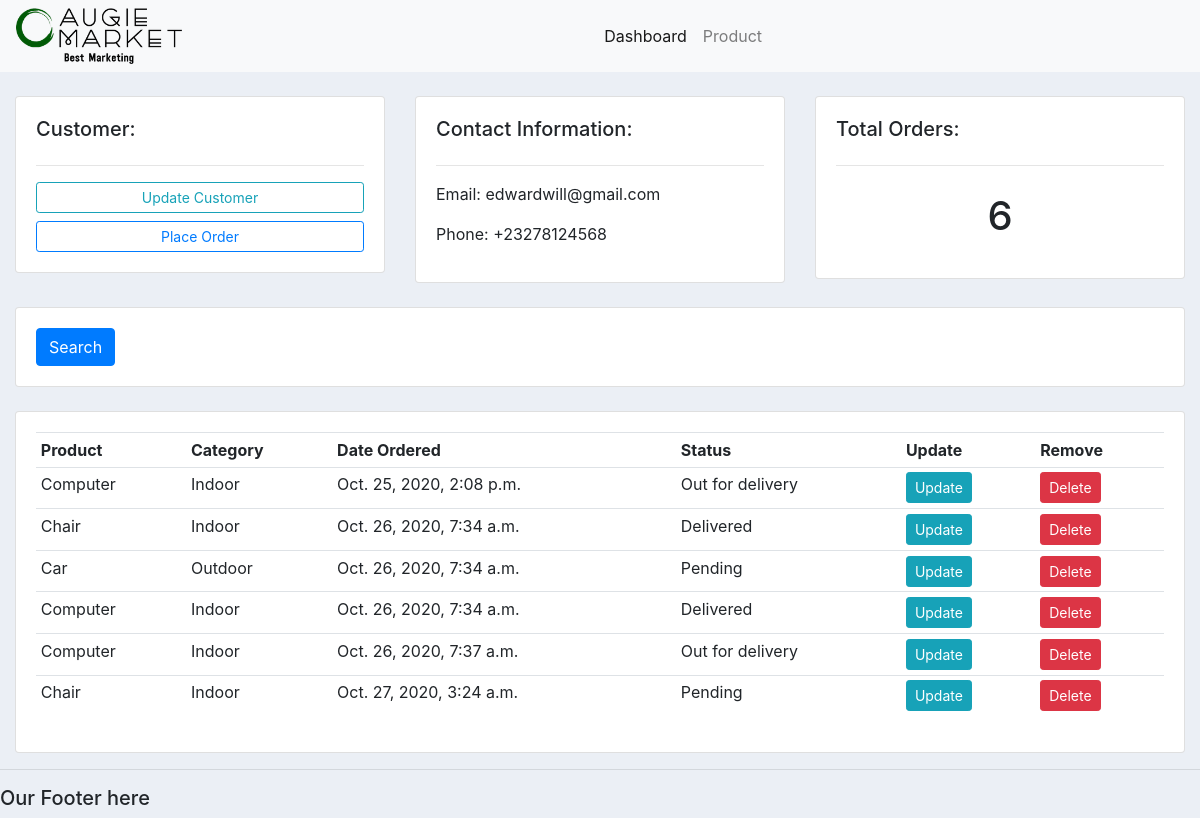
Screenshot of /customer/1 with the database file from the repository.
### accounts/models.py (models this page shows, shortened)
class Customer(models.Model):
    name = models.CharField(max_length=200, null=True)
    phone_number = models.CharField(max_length=50, null=True)
    email = models.CharField(max_length=100, null=True)
    date_created = models.DateTimeField(auto_now=True, null=True)

class Order(models.Model):
    STATUS = (('Pending', 'Pending'), ('Out for delivery', 'Out for delivery'), ('Delivered', 'Delivered'))
    product = models.ForeignKey(Product, null=True,on_delete=models.SET_NULL)
    customer = models.ForeignKey(Customer, null=True,on_delete=models.SET_NULL)
    date_created = models.DateTimeField(auto_now=True, null=True)
    status = models.CharField(max_length=200, null=True, choices=STATUS)

class Product(models.Model):
    CATEGORY = (('Indoor', 'Indoor'), ('Outdoor', 'Outdoor'))
    product_name = models.CharField(max_length=200, null=True)
    price = models.FloatField(null=True)
    category = models.CharField(max_length=200, null=True, choices=CATEGORY)
    description = models.CharField(max_length=200, null=True, blank=True)
    date_created = models.DateTimeField(auto_now=True, null=True)
    tags = models.ManyToManyField(Tag)
    def __str__(self):
        return self.product_name

### accounts/views.py (the view)
# urls.py: path('customer/<str:pk>', views.customer, name = 'customer'),
def customer(request, pk):
    customer = Customer.objects.get(id=pk)
    orders = customer.order_set.all()
    order_count = orders.count()
    myFilter = OrderFilter(request.GET,queryset=orders)
    context = {'customer': customer, 'orders': orders, 'order_count': order_count, 'myFilter': myFilter}
    return render(request, 'accounts/customer.html', context)

### accounts/templates/accounts/customer.html (shortened to what this page needs)
{% extends 'accounts/main.html' %}
{% block content %}
    <div class="container-fluid">
        <br>
        <div class="row">
            <div class="col-md">
                <div class="card card-body">
                    <h5>Customer:</h5>
                    <hr>
                    <a class="btn btn-outline-info btn-sm btn-block" href="">Update Customer</a>
                    <a class="btn btn-outline-primary btn-sm btn-block" href="{% url 'create_order' customer.id %}">Place Order</a>
                </div>
            </div>
            <div class="col-md">
                <div class="card card-body">
                    <h5>Contact Information:</h5>
                    <hr>
                    <p>Email: {{ customer.email }} </p>
                    <p>Phone: {{ customer.phone_number }} </p>
                </div>
            </div>
            <div class="col-md">
                <div class="card card-body">
                    <h5>Total Orders:</h5>
                    <hr>
                    <h1 style="text-align: center; padding: 10px"> {{ order_count }} </h1>
                </div>
            </div>
        </div>
        <br>
        <div class="row">
            <div class="col">
                <div class="card card-body">
                    <form action="" method="get">
                        <button class="btn btn-primary" type="submit">Search</button>
                    </form>
                </div>
            </div>
        </div>
        <br>
        <div class="row">
            <div class="col-md">
                <div class="card card-body">
                    <table class="table table-sm">
                        <tr>
                            <th>Product</th>
                            <th>Category</th>
                            <th>Date Ordered</th>
                            <th>Status</th>
                            <th>Update</th>
                            <th>Remove</th>
                        </tr>
                        {% for order in orders %}
                            <tr>
                                <td>{{ order.product }}</td>
                                <td>{{ order.product.category }}</td>
                                <td>{{ order.date_created }}</td>
                                <td>{{ order.status}}</td>
                                <td><a class="btn btn-sm btn-info" href="{% url 'update_order' order.id %}">Update</a></td>
                                <td><a class="btn btn-sm btn-danger" href="{% url 'delete_order' order.id %}">Delete</a></td>
                            </tr>
                        {% endfor %}
                    </table>
                </div>
            </div>
        </div>
    </div>
{% endblock  %}

### static/css/main.css (style rules this page uses)
body { background-color: #ebeff5; }

### rows the page displays
Customer: email "edwardwill@gmail.com", phone_number "+23278124568"
Order: product "Computer", product.category "Indoor", date_created "Oct. 25, 2020, 2:08 p.m.", status "Out for delivery"
Order: product "Chair", product.category "Indoor", date_created "Oct. 26, 2020, 7:34 a.m.", status "Delivered"
Order: product "Car", product.category "Outdoor", date_created "Oct. 26, 2020, 7:34 a.m.", status "Pending"
Order: product "Computer", product.category "Indoor", date_created "Oct. 26, 2020, 7:34 a.m.", status "Delivered"
Order: product "Computer", product.category "Indoor", date_created "Oct. 26, 2020, 7:37 a.m.", status "Out for delivery"
Order: product "Chair", product.category "Indoor", date_created "Oct. 27, 2020, 3:24 a.m.", status "Pending"

### other values shown
{{ order_count }} "6"
